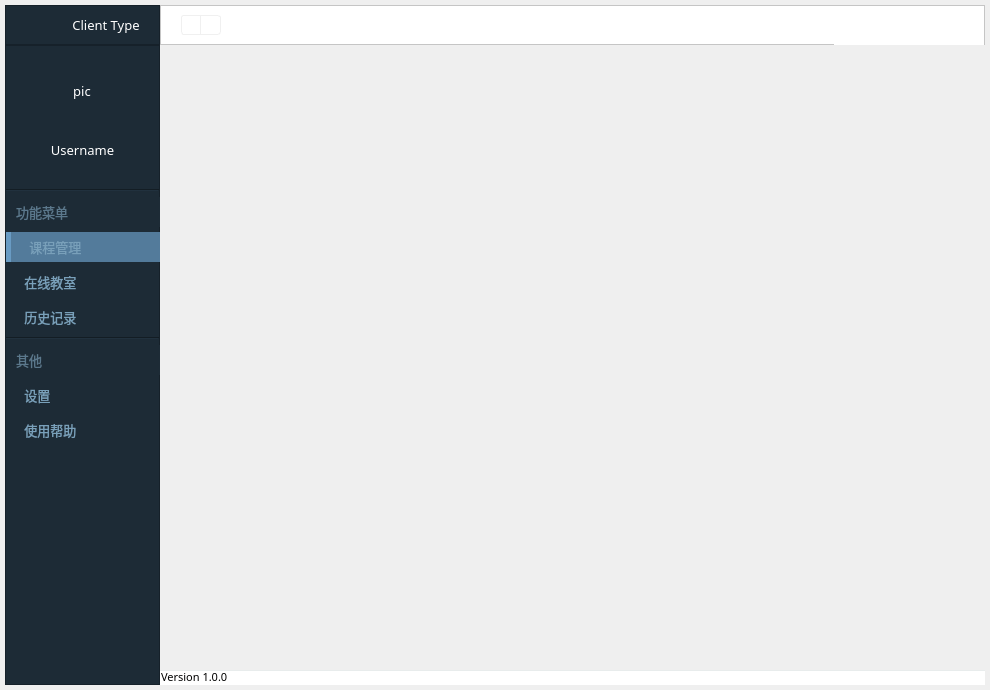
<?xml version="1.0" encoding="UTF-8"?>
<ui version="4.0">
 <class>MainWindow</class>
 <widget class="QMainWindow" name="MainWindow">
  <property name="geometry">
   <rect>
    <x>0</x>
    <y>0</y>
    <width>990</width>
    <height>690</height>
   </rect>
  </property>
  <property name="windowTitle">
   <string>MainWindow</string>
  </property>
  <widget class="QWidget" name="centralwidget">
   <property name="styleSheet">
    <string notr="true">QWidget#centralwidget {
	/*border-image可以平铺（即可拉伸）*/
	border-image: url(:/shadow/Resources/material/shadow/980x680_shadow.png);
}</string>
   </property>
   <layout class="QGridLayout" name="gridLayout">
    <property name="leftMargin">
     <number>5</number>
    </property>
    <property name="topMargin">
     <number>5</number>
    </property>
    <property name="rightMargin">
     <number>5</number>
    </property>
    <property name="bottomMargin">
     <number>5</number>
    </property>
    <property name="spacing">
     <number>0</number>
    </property>
    <item row="0" column="0">
     <widget class="QFrame" name="logo_bar_frame">
      <property name="minimumSize">
       <size>
        <width>155</width>
        <height>40</height>
       </size>
      </property>
      <property name="maximumSize">
       <size>
        <width>155</width>
        <height>40</height>
       </size>
      </property>
      <property name="styleSheet">
       <string notr="true">QFrame {
	background-color: #1D2B36;
	border-bottom: 1px solid #131D24;
}</string>
      </property>
      <property name="frameShape">
       <enum>QFrame::StyledPanel</enum>
      </property>
      <property name="frameShadow">
       <enum>QFrame::Raised</enum>
      </property>
      <layout class="QHBoxLayout" name="horizontalLayout">
       <property name="spacing">
        <number>0</number>
       </property>
       <property name="leftMargin">
        <number>0</number>
       </property>
       <property name="topMargin">
        <number>0</number>
       </property>
       <property name="rightMargin">
        <number>0</number>
       </property>
       <property name="bottomMargin">
        <number>0</number>
       </property>
       <item>
        <spacer name="horizontalSpacer">
         <property name="orientation">
          <enum>Qt::Horizontal</enum>
         </property>
         <property name="sizeHint" stdset="0">
          <size>
           <width>40</width>
           <height>20</height>
          </size>
         </property>
        </spacer>
       </item>
       <item>
        <widget class="QLabel" name="logo">
         <property name="minimumSize">
          <size>
           <width>42</width>
           <height>20</height>
          </size>
         </property>
         <property name="maximumSize">
          <size>
           <width>42</width>
           <height>20</height>
          </size>
         </property>
         <property name="styleSheet">
          <string notr="true">QLabel {
	background: none;
}</string>
         </property>
         <property name="text">
          <string/>
         </property>
         <property name="pixmap">
          <pixmap resource="../../Status.qrc">:/logo/Resources/material/logo/logo.png</pixmap>
         </property>
         <property name="scaledContents">
          <bool>true</bool>
         </property>
        </widget>
       </item>
       <item>
        <spacer name="horizontalSpacer_3">
         <property name="orientation">
          <enum>Qt::Horizontal</enum>
         </property>
         <property name="sizeType">
          <enum>QSizePolicy::Fixed</enum>
         </property>
         <property name="sizeHint" stdset="0">
          <size>
           <width>5</width>
           <height>20</height>
          </size>
         </property>
        </spacer>
       </item>
       <item>
        <widget class="QLabel" name="client_type_text">
         <property name="font">
          <font>
           <family>微软雅黑</family>
           <pointsize>10</pointsize>
          </font>
         </property>
         <property name="styleSheet">
          <string notr="true">QLabel {
	background: none;
	color: #ffffff;
}</string>
         </property>
         <property name="text">
          <string>Client Type</string>
         </property>
         <property name="alignment">
          <set>Qt::AlignCenter</set>
         </property>
        </widget>
       </item>
       <item>
        <spacer name="horizontalSpacer_2">
         <property name="orientation">
          <enum>Qt::Horizontal</enum>
         </property>
         <property name="sizeHint" stdset="0">
          <size>
           <width>40</width>
           <height>20</height>
          </size>
         </property>
        </spacer>
       </item>
      </layout>
     </widget>
    </item>
    <item row="0" column="1">
     <widget class="QFrame" name="title_bar_frame">
      <property name="minimumSize">
       <size>
        <width>643</width>
        <height>40</height>
       </size>
      </property>
      <property name="maximumSize">
       <size>
        <width>16777215</width>
        <height>40</height>
       </size>
      </property>
      <property name="baseSize">
       <size>
        <width>0</width>
        <height>0</height>
       </size>
      </property>
      <property name="styleSheet">
       <string notr="true">QFrame {
	background-color: #ffffff;
}</string>
      </property>
      <property name="frameShape">
       <enum>QFrame::StyledPanel</enum>
      </property>
      <property name="frameShadow">
       <enum>QFrame::Raised</enum>
      </property>
      <property name="lineWidth">
       <number>1</number>
      </property>
      <layout class="QHBoxLayout" name="horizontalLayout_2">
       <property name="spacing">
        <number>0</number>
       </property>
       <property name="leftMargin">
        <number>0</number>
       </property>
       <property name="topMargin">
        <number>0</number>
       </property>
       <property name="rightMargin">
        <number>0</number>
       </property>
       <property name="bottomMargin">
        <number>0</number>
       </property>
       <item>
        <spacer name="horizontalSpacer_4">
         <property name="orientation">
          <enum>Qt::Horizontal</enum>
         </property>
         <property name="sizeType">
          <enum>QSizePolicy::Fixed</enum>
         </property>
         <property name="sizeHint" stdset="0">
          <size>
           <width>20</width>
           <height>20</height>
          </size>
         </property>
        </spacer>
       </item>
       <item>
        <widget class="QPushButton" name="undo_btn">
         <property name="minimumSize">
          <size>
           <width>20</width>
           <height>20</height>
          </size>
         </property>
         <property name="maximumSize">
          <size>
           <width>20</width>
           <height>20</height>
          </size>
         </property>
         <property name="cursor">
          <cursorShape>PointingHandCursor</cursorShape>
         </property>
         <property name="toolTip">
          <string>后退</string>
         </property>
         <property name="styleSheet">
          <string notr="true">QPushButton {
	background: none;
	border: 1px solid #f0f0f0;
	border-top-left-radius: 3px;
	border-bottom-left-radius: 3px;
}</string>
         </property>
         <property name="text">
          <string/>
         </property>
         <property name="icon">
          <iconset resource="../../Status.qrc">
           <normaloff>:/button/Resources/material/button/left.png</normaloff>:/button/Resources/material/button/left.png</iconset>
         </property>
        </widget>
       </item>
       <item>
        <widget class="QPushButton" name="redo_btn">
         <property name="minimumSize">
          <size>
           <width>20</width>
           <height>20</height>
          </size>
         </property>
         <property name="maximumSize">
          <size>
           <width>20</width>
           <height>20</height>
          </size>
         </property>
         <property name="cursor">
          <cursorShape>PointingHandCursor</cursorShape>
         </property>
         <property name="toolTip">
          <string>前进</string>
         </property>
         <property name="styleSheet">
          <string notr="true">QPushButton {
	background: none;
	border: 1px solid #f0f0f0;
	border-left: none;
	border-top-right-radius: 3px;
	border-bottom-right-radius: 3px;
}</string>
         </property>
         <property name="text">
          <string/>
         </property>
         <property name="icon">
          <iconset resource="../../Status.qrc">
           <normaloff>:/button/Resources/material/button/right.png</normaloff>:/button/Resources/material/button/right.png</iconset>
         </property>
        </widget>
       </item>
       <item>
        <spacer name="horizontalSpacer_5">
         <property name="orientation">
          <enum>Qt::Horizontal</enum>
         </property>
         <property name="sizeHint" stdset="0">
          <size>
           <width>40</width>
           <height>20</height>
          </size>
         </property>
        </spacer>
       </item>
       <item>
        <widget class="QPushButton" name="minus_btn">
         <property name="minimumSize">
          <size>
           <width>50</width>
           <height>40</height>
          </size>
         </property>
         <property name="maximumSize">
          <size>
           <width>50</width>
           <height>40</height>
          </size>
         </property>
         <property name="cursor">
          <cursorShape>PointingHandCursor</cursorShape>
         </property>
         <property name="toolTip">
          <string>最小化</string>
         </property>
         <property name="styleSheet">
          <string notr="true">QPushButton {
	border: none;
	background-color: #ffffff;
}

QPushButton:hover {
	background-color: #8F8F8F;
}</string>
         </property>
         <property name="text">
          <string/>
         </property>
         <property name="icon">
          <iconset resource="../../Status.qrc">
           <normaloff>:/button/Resources/material/button/minus.png</normaloff>:/button/Resources/material/button/minus.png</iconset>
         </property>
        </widget>
       </item>
       <item>
        <widget class="QPushButton" name="full_or_normal_btn">
         <property name="minimumSize">
          <size>
           <width>50</width>
           <height>40</height>
          </size>
         </property>
         <property name="maximumSize">
          <size>
           <width>50</width>
           <height>40</height>
          </size>
         </property>
         <property name="cursor">
          <cursorShape>PointingHandCursor</cursorShape>
         </property>
         <property name="toolTip">
          <string>最大化</string>
         </property>
         <property name="styleSheet">
          <string notr="true">QPushButton {
	border: none;
	background-color: #ffffff;
}

QPushButton:hover {
	background-color: #8F8F8F;
}</string>
         </property>
         <property name="text">
          <string/>
         </property>
         <property name="icon">
          <iconset resource="../../Status.qrc">
           <normaloff>:/button/Resources/material/button/full.png</normaloff>
           <activeoff>:/button/Resources/material/button/full.png</activeoff>
           <activeon>:/button/Resources/material/button/normal.png</activeon>:/button/Resources/material/button/full.png</iconset>
         </property>
         <property name="checkable">
          <bool>true</bool>
         </property>
        </widget>
       </item>
       <item>
        <widget class="QPushButton" name="close_btn">
         <property name="minimumSize">
          <size>
           <width>50</width>
           <height>40</height>
          </size>
         </property>
         <property name="maximumSize">
          <size>
           <width>50</width>
           <height>40</height>
          </size>
         </property>
         <property name="cursor">
          <cursorShape>PointingHandCursor</cursorShape>
         </property>
         <property name="toolTip">
          <string>关闭</string>
         </property>
         <property name="whatsThis">
          <string/>
         </property>
         <property name="styleSheet">
          <string notr="true">QPushButton {
	border: none;
	background-color: #ffffff;
}

QPushButton:hover {
	background-color: rgb(244, 84, 84);
}</string>
         </property>
         <property name="text">
          <string/>
         </property>
         <property name="icon">
          <iconset resource="../../Status.qrc">
           <normaloff>:/button/Resources/material/button/close.png</normaloff>:/button/Resources/material/button/close.png</iconset>
         </property>
        </widget>
       </item>
      </layout>
     </widget>
    </item>
    <item row="1" column="1">
     <layout class="QGridLayout" name="widget_layout">
      <property name="spacing">
       <number>0</number>
      </property>
     </layout>
    </item>
    <item row="2" column="1">
     <widget class="QFrame" name="status_bar">
      <property name="minimumSize">
       <size>
        <width>0</width>
        <height>15</height>
       </size>
      </property>
      <property name="maximumSize">
       <size>
        <width>16777215</width>
        <height>15</height>
       </size>
      </property>
      <property name="font">
       <font>
        <family>微软雅黑</family>
        <pointsize>10</pointsize>
       </font>
      </property>
      <property name="styleSheet">
       <string notr="true">QFrame {
	border-top: 1px solid #E8ECEC;
	background-color: #ffffff;
}</string>
      </property>
      <property name="frameShape">
       <enum>QFrame::StyledPanel</enum>
      </property>
      <property name="frameShadow">
       <enum>QFrame::Raised</enum>
      </property>
      <layout class="QHBoxLayout" name="horizontalLayout_3">
       <property name="spacing">
        <number>0</number>
       </property>
       <property name="leftMargin">
        <number>0</number>
       </property>
       <property name="topMargin">
        <number>0</number>
       </property>
       <property name="rightMargin">
        <number>0</number>
       </property>
       <property name="bottomMargin">
        <number>0</number>
       </property>
       <item>
        <widget class="QLabel" name="version_text">
         <property name="minimumSize">
          <size>
           <width>0</width>
           <height>10</height>
          </size>
         </property>
         <property name="maximumSize">
          <size>
           <width>16777215</width>
           <height>10</height>
          </size>
         </property>
         <property name="font">
          <font>
           <family>微软雅黑</family>
           <pointsize>8</pointsize>
          </font>
         </property>
         <property name="styleSheet">
          <string notr="true">QLabel {
	border: none;
}</string>
         </property>
         <property name="text">
          <string>Version 1.0.0</string>
         </property>
        </widget>
       </item>
       <item>
        <widget class="QLabel" name="resize_icon">
         <property name="minimumSize">
          <size>
           <width>10</width>
           <height>10</height>
          </size>
         </property>
         <property name="maximumSize">
          <size>
           <width>10</width>
           <height>10</height>
          </size>
         </property>
         <property name="cursor">
          <cursorShape>SizeFDiagCursor</cursorShape>
         </property>
         <property name="styleSheet">
          <string notr="true">QLabel {
	border: none;
}</string>
         </property>
         <property name="text">
          <string/>
         </property>
         <property name="pixmap">
          <pixmap resource="../../Status.qrc">:/button/Resources/material/button/resize.png</pixmap>
         </property>
         <property name="scaledContents">
          <bool>true</bool>
         </property>
         <property name="margin">
          <number>0</number>
         </property>
        </widget>
       </item>
      </layout>
     </widget>
    </item>
    <item row="1" column="0" rowspan="2">
     <widget class="QFrame" name="nav_bar_frame">
      <property name="sizePolicy">
       <sizepolicy hsizetype="Expanding" vsizetype="Expanding">
        <horstretch>0</horstretch>
        <verstretch>0</verstretch>
       </sizepolicy>
      </property>
      <property name="minimumSize">
       <size>
        <width>155</width>
        <height>638</height>
       </size>
      </property>
      <property name="maximumSize">
       <size>
        <width>155</width>
        <height>16777215</height>
       </size>
      </property>
      <property name="styleSheet">
       <string notr="true">QFrame {
	background-color: #1D2B36;
}

QPushButton { 
	text-align: left;
	padding-left: 15px;
	border: none;
	color:  #79A0BA;;
	background-color: none;
}

QPushButton:hover {
	background-color: #385368;
}

QPushButton:checked {
	background-color: #537b9b;
	border-left: 5px solid #699BC3;
}</string>
      </property>
      <property name="frameShape">
       <enum>QFrame::StyledPanel</enum>
      </property>
      <property name="frameShadow">
       <enum>QFrame::Raised</enum>
      </property>
      <layout class="QVBoxLayout" name="verticalLayout">
       <property name="spacing">
        <number>5</number>
       </property>
       <property name="leftMargin">
        <number>0</number>
       </property>
       <property name="topMargin">
        <number>0</number>
       </property>
       <property name="rightMargin">
        <number>0</number>
       </property>
       <property name="bottomMargin">
        <number>0</number>
       </property>
       <item alignment="Qt::AlignHCenter">
        <widget class="QLabel" name="user_pic">
         <property name="minimumSize">
          <size>
           <width>90</width>
           <height>90</height>
          </size>
         </property>
         <property name="maximumSize">
          <size>
           <width>90</width>
           <height>90</height>
          </size>
         </property>
         <property name="font">
          <font>
           <family>微软雅黑</family>
           <pointsize>10</pointsize>
          </font>
         </property>
         <property name="styleSheet">
          <string notr="true">QLabel {
	background: none;
	color: white;
}</string>
         </property>
         <property name="text">
          <string>pic</string>
         </property>
         <property name="scaledContents">
          <bool>true</bool>
         </property>
         <property name="alignment">
          <set>Qt::AlignCenter</set>
         </property>
        </widget>
       </item>
       <item>
        <widget class="QLabel" name="username_text">
         <property name="font">
          <font>
           <family>微软雅黑</family>
           <pointsize>10</pointsize>
          </font>
         </property>
         <property name="styleSheet">
          <string notr="true">QLabel {
	color: #ffffff;
	background: none;
}</string>
         </property>
         <property name="text">
          <string>Username</string>
         </property>
         <property name="alignment">
          <set>Qt::AlignCenter</set>
         </property>
        </widget>
       </item>
       <item alignment="Qt::AlignHCenter">
        <widget class="QPushButton" name="logout_btn">
         <property name="minimumSize">
          <size>
           <width>20</width>
           <height>20</height>
          </size>
         </property>
         <property name="maximumSize">
          <size>
           <width>20</width>
           <height>20</height>
          </size>
         </property>
         <property name="cursor">
          <cursorShape>PointingHandCursor</cursorShape>
         </property>
         <property name="styleSheet">
          <string notr="true">QPushButton { 
	text-align: center;
	padding: 0px 0px 0px 0px;
	border: none;
	color:  #79A0BA;;
	background: none;
}

QPushButton:hover {
	background: none;
}

QPushButton:checked {
	background: none;
	border: none;
}</string>
         </property>
         <property name="text">
          <string/>
         </property>
         <property name="icon">
          <iconset resource="../../Status.qrc">
           <normaloff>:/button/Resources/material/button/logout.png</normaloff>:/button/Resources/material/button/logout.png</iconset>
         </property>
         <property name="iconSize">
          <size>
           <width>10</width>
           <height>15</height>
          </size>
         </property>
        </widget>
       </item>
       <item>
        <widget class="Line" name="line">
         <property name="orientation">
          <enum>Qt::Horizontal</enum>
         </property>
        </widget>
       </item>
       <item>
        <widget class="QLabel" name="function_navigation_text">
         <property name="minimumSize">
          <size>
           <width>155</width>
           <height>30</height>
          </size>
         </property>
         <property name="maximumSize">
          <size>
           <width>155</width>
           <height>30</height>
          </size>
         </property>
         <property name="font">
          <font>
           <family>微软雅黑</family>
           <pointsize>10</pointsize>
          </font>
         </property>
         <property name="styleSheet">
          <string notr="true">QLabel {
	color: #5b788c;
}</string>
         </property>
         <property name="text">
          <string>   功能菜单</string>
         </property>
         <property name="alignment">
          <set>Qt::AlignLeading|Qt::AlignLeft|Qt::AlignVCenter</set>
         </property>
        </widget>
       </item>
       <item>
        <widget class="QPushButton" name="course_btn">
         <property name="minimumSize">
          <size>
           <width>155</width>
           <height>30</height>
          </size>
         </property>
         <property name="maximumSize">
          <size>
           <width>155</width>
           <height>30</height>
          </size>
         </property>
         <property name="font">
          <font>
           <family>微软雅黑</family>
           <pointsize>10</pointsize>
          </font>
         </property>
         <property name="cursor">
          <cursorShape>PointingHandCursor</cursorShape>
         </property>
         <property name="styleSheet">
          <string notr="true"/>
         </property>
         <property name="text">
          <string> 课程管理</string>
         </property>
         <property name="icon">
          <iconset resource="../../Status.qrc">
           <normaloff>:/button/Resources/material/button/course.png</normaloff>:/button/Resources/material/button/course.png</iconset>
         </property>
         <property name="iconSize">
          <size>
           <width>18</width>
           <height>18</height>
          </size>
         </property>
         <property name="checkable">
          <bool>true</bool>
         </property>
         <property name="checked">
          <bool>true</bool>
         </property>
         <attribute name="buttonGroup">
          <string notr="true">list_buttonGroup</string>
         </attribute>
        </widget>
       </item>
       <item>
        <widget class="QPushButton" name="interaction_btn">
         <property name="minimumSize">
          <size>
           <width>155</width>
           <height>30</height>
          </size>
         </property>
         <property name="maximumSize">
          <size>
           <width>155</width>
           <height>30</height>
          </size>
         </property>
         <property name="font">
          <font>
           <family>微软雅黑</family>
           <pointsize>10</pointsize>
          </font>
         </property>
         <property name="cursor">
          <cursorShape>PointingHandCursor</cursorShape>
         </property>
         <property name="styleSheet">
          <string notr="true"/>
         </property>
         <property name="text">
          <string> 在线教室</string>
         </property>
         <property name="icon">
          <iconset resource="../../Status.qrc">
           <normaloff>:/button/Resources/material/button/interaction.png</normaloff>:/button/Resources/material/button/interaction.png</iconset>
         </property>
         <property name="iconSize">
          <size>
           <width>18</width>
           <height>18</height>
          </size>
         </property>
         <property name="checkable">
          <bool>true</bool>
         </property>
         <attribute name="buttonGroup">
          <string notr="true">list_buttonGroup</string>
         </attribute>
        </widget>
       </item>
       <item>
        <widget class="QPushButton" name="history_btn">
         <property name="minimumSize">
          <size>
           <width>155</width>
           <height>30</height>
          </size>
         </property>
         <property name="maximumSize">
          <size>
           <width>155</width>
           <height>30</height>
          </size>
         </property>
         <property name="font">
          <font>
           <family>微软雅黑</family>
           <pointsize>10</pointsize>
          </font>
         </property>
         <property name="cursor">
          <cursorShape>PointingHandCursor</cursorShape>
         </property>
         <property name="styleSheet">
          <string notr="true"/>
         </property>
         <property name="text">
          <string> 历史记录</string>
         </property>
         <property name="icon">
          <iconset resource="../../Status.qrc">
           <normaloff>:/button/Resources/material/button/history.png</normaloff>:/button/Resources/material/button/history.png</iconset>
         </property>
         <property name="iconSize">
          <size>
           <width>18</width>
           <height>18</height>
          </size>
         </property>
         <property name="checkable">
          <bool>true</bool>
         </property>
         <attribute name="buttonGroup">
          <string notr="true">list_buttonGroup</string>
         </attribute>
        </widget>
       </item>
       <item>
        <widget class="Line" name="line_2">
         <property name="orientation">
          <enum>Qt::Horizontal</enum>
         </property>
        </widget>
       </item>
       <item>
        <widget class="QLabel" name="other_navigation_text">
         <property name="minimumSize">
          <size>
           <width>155</width>
           <height>30</height>
          </size>
         </property>
         <property name="maximumSize">
          <size>
           <width>155</width>
           <height>30</height>
          </size>
         </property>
         <property name="font">
          <font>
           <family>微软雅黑</family>
           <pointsize>10</pointsize>
          </font>
         </property>
         <property name="styleSheet">
          <string notr="true">QLabel {
	color: #5b788c;
}</string>
         </property>
         <property name="text">
          <string>   其他</string>
         </property>
         <property name="alignment">
          <set>Qt::AlignLeading|Qt::AlignLeft|Qt::AlignVCenter</set>
         </property>
        </widget>
       </item>
       <item>
        <widget class="QPushButton" name="setting_btn">
         <property name="minimumSize">
          <size>
           <width>155</width>
           <height>30</height>
          </size>
         </property>
         <property name="maximumSize">
          <size>
           <width>155</width>
           <height>30</height>
          </size>
         </property>
         <property name="font">
          <font>
           <family>微软雅黑</family>
           <pointsize>10</pointsize>
          </font>
         </property>
         <property name="cursor">
          <cursorShape>PointingHandCursor</cursorShape>
         </property>
         <property name="styleSheet">
          <string notr="true"/>
         </property>
         <property name="text">
          <string> 设置</string>
         </property>
         <property name="icon">
          <iconset resource="../../Status.qrc">
           <normaloff>:/button/Resources/material/button/setting.png</normaloff>:/button/Resources/material/button/setting.png</iconset>
         </property>
         <property name="iconSize">
          <size>
           <width>18</width>
           <height>18</height>
          </size>
         </property>
         <property name="checkable">
          <bool>true</bool>
         </property>
         <attribute name="buttonGroup">
          <string notr="true">list_buttonGroup</string>
         </attribute>
        </widget>
       </item>
       <item>
        <widget class="QPushButton" name="document_btn">
         <property name="minimumSize">
          <size>
           <width>155</width>
           <height>30</height>
          </size>
         </property>
         <property name="maximumSize">
          <size>
           <width>155</width>
           <height>30</height>
          </size>
         </property>
         <property name="font">
          <font>
           <family>微软雅黑</family>
           <pointsize>10</pointsize>
          </font>
         </property>
         <property name="cursor">
          <cursorShape>PointingHandCursor</cursorShape>
         </property>
         <property name="styleSheet">
          <string notr="true"/>
         </property>
         <property name="text">
          <string> 使用帮助</string>
         </property>
         <property name="icon">
          <iconset resource="../../Status.qrc">
           <normaloff>:/button/Resources/material/button/document.png</normaloff>:/button/Resources/material/button/document.png</iconset>
         </property>
         <property name="iconSize">
          <size>
           <width>18</width>
           <height>18</height>
          </size>
         </property>
         <property name="checkable">
          <bool>true</bool>
         </property>
         <attribute name="buttonGroup">
          <string notr="true">list_buttonGroup</string>
         </attribute>
        </widget>
       </item>
       <item>
        <spacer name="verticalSpacer">
         <property name="orientation">
          <enum>Qt::Vertical</enum>
         </property>
         <property name="sizeHint" stdset="0">
          <size>
           <width>20</width>
           <height>40</height>
          </size>
         </property>
        </spacer>
       </item>
      </layout>
     </widget>
    </item>
   </layout>
  </widget>
 </widget>
 <resources>
  <include location="../../Status.qrc"/>
 </resources>
 <connections/>
 <buttongroups>
  <buttongroup name="list_buttonGroup"/>
 </buttongroups>
</ui>
